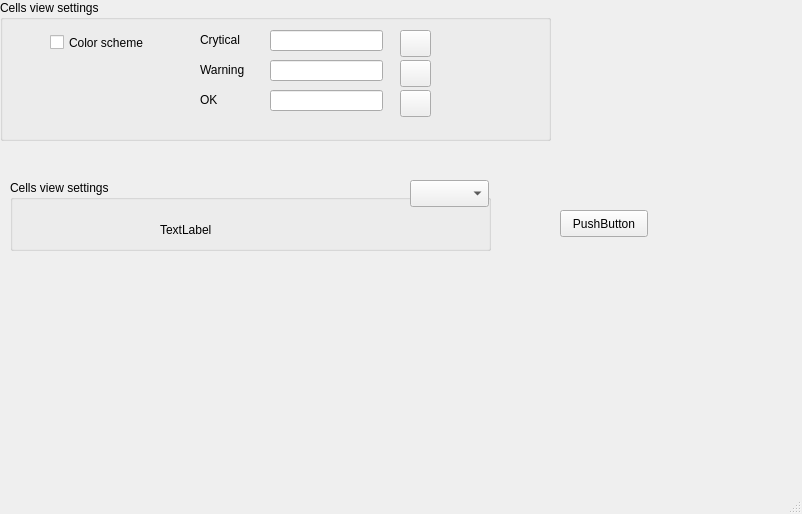
<?xml version="1.0" encoding="UTF-8"?>
<ui version="4.0">
 <class>wnd_configure</class>
 <widget class="QMainWindow" name="wnd_configure">
  <property name="geometry">
   <rect>
    <x>0</x>
    <y>0</y>
    <width>802</width>
    <height>514</height>
   </rect>
  </property>
  <property name="windowTitle">
   <string>Configure</string>
  </property>
  <widget class="QWidget" name="centralwidget">
   <widget class="QGroupBox" name="grp_cells">
    <property name="geometry">
     <rect>
      <x>10</x>
      <y>180</y>
      <width>481</width>
      <height>71</height>
     </rect>
    </property>
    <property name="contextMenuPolicy">
     <enum>Qt::ActionsContextMenu</enum>
    </property>
    <property name="title">
     <string>Cells view settings</string>
    </property>
    <widget class="QComboBox" name="comboBox">
     <property name="geometry">
      <rect>
       <x>400</x>
       <y>0</y>
       <width>79</width>
       <height>27</height>
      </rect>
     </property>
    </widget>
    <widget class="QLabel" name="label">
     <property name="geometry">
      <rect>
       <x>150</x>
       <y>40</y>
       <width>67</width>
       <height>19</height>
      </rect>
     </property>
     <property name="text">
      <string>TextLabel</string>
     </property>
    </widget>
   </widget>
   <widget class="QGroupBox" name="grp_cellsView">
    <property name="geometry">
     <rect>
      <x>0</x>
      <y>0</y>
      <width>551</width>
      <height>141</height>
     </rect>
    </property>
    <property name="title">
     <string>Cells view settings</string>
    </property>
    <widget class="QCheckBox" name="chk_cellSolorSelect">
     <property name="geometry">
      <rect>
       <x>50</x>
       <y>30</y>
       <width>121</width>
       <height>25</height>
      </rect>
     </property>
     <property name="text">
      <string>Color scheme</string>
     </property>
    </widget>
    <widget class="QLabel" name="label_2">
     <property name="geometry">
      <rect>
       <x>200</x>
       <y>30</y>
       <width>67</width>
       <height>19</height>
      </rect>
     </property>
     <property name="text">
      <string>Crytical</string>
     </property>
    </widget>
    <widget class="QLabel" name="label_3">
     <property name="geometry">
      <rect>
       <x>200</x>
       <y>60</y>
       <width>67</width>
       <height>19</height>
      </rect>
     </property>
     <property name="text">
      <string>Warning</string>
     </property>
    </widget>
    <widget class="QLabel" name="label_4">
     <property name="geometry">
      <rect>
       <x>200</x>
       <y>90</y>
       <width>67</width>
       <height>19</height>
      </rect>
     </property>
     <property name="text">
      <string>OK</string>
     </property>
    </widget>
    <widget class="QLineEdit" name="edt_crytical">
     <property name="geometry">
      <rect>
       <x>270</x>
       <y>30</y>
       <width>113</width>
       <height>21</height>
      </rect>
     </property>
    </widget>
    <widget class="QLineEdit" name="edt_warning">
     <property name="geometry">
      <rect>
       <x>270</x>
       <y>60</y>
       <width>113</width>
       <height>21</height>
      </rect>
     </property>
    </widget>
    <widget class="QLineEdit" name="edt_ok">
     <property name="geometry">
      <rect>
       <x>270</x>
       <y>90</y>
       <width>113</width>
       <height>21</height>
      </rect>
     </property>
    </widget>
    <widget class="QPushButton" name="btn_crytical">
     <property name="geometry">
      <rect>
       <x>400</x>
       <y>30</y>
       <width>31</width>
       <height>27</height>
      </rect>
     </property>
     <property name="text">
      <string/>
     </property>
     <attribute name="buttonGroup">
      <string notr="true">buttonGroup</string>
     </attribute>
    </widget>
    <widget class="QPushButton" name="btn_warning">
     <property name="geometry">
      <rect>
       <x>400</x>
       <y>60</y>
       <width>31</width>
       <height>27</height>
      </rect>
     </property>
     <property name="text">
      <string/>
     </property>
     <attribute name="buttonGroup">
      <string notr="true">buttonGroup</string>
     </attribute>
    </widget>
    <widget class="QPushButton" name="btn_ok">
     <property name="geometry">
      <rect>
       <x>400</x>
       <y>90</y>
       <width>31</width>
       <height>27</height>
      </rect>
     </property>
     <property name="text">
      <string/>
     </property>
     <attribute name="buttonGroup">
      <string notr="true">buttonGroup</string>
     </attribute>
    </widget>
   </widget>
   <widget class="QPushButton" name="pushButton">
    <property name="geometry">
     <rect>
      <x>560</x>
      <y>210</y>
      <width>88</width>
      <height>27</height>
     </rect>
    </property>
    <property name="text">
     <string>PushButton</string>
    </property>
   </widget>
  </widget>
  <widget class="QStatusBar" name="statusbar"/>
 </widget>
 <resources/>
 <connections/>
 <buttongroups>
  <buttongroup name="buttonGroup"/>
 </buttongroups>
</ui>
